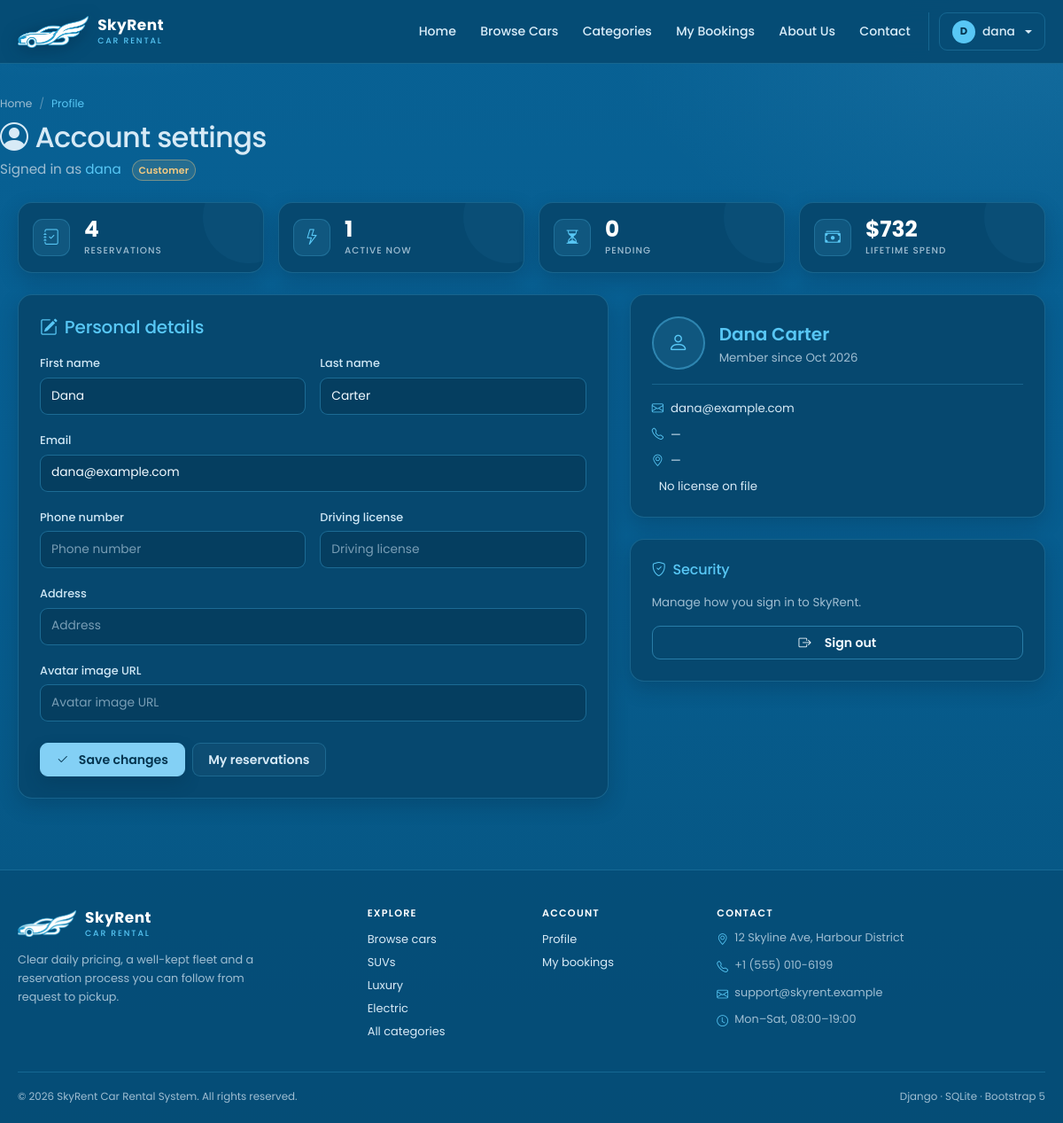
/accounts/profile/ (signed in), run on the app's committed database.
### accounts/models.py (models this page shows, shortened)
class Profile(models.Model):
    ROLE_CUSTOMER = "customer"
    ROLE_MANAGER = "manager"
    ROLE_CHOICES = [
        (ROLE_CUSTOMER, "Customer"),
        (ROLE_MANAGER, "Manager / Admin"),
    ]
    user = models.OneToOneField(
        settings.AUTH_USER_MODEL,
        on_delete=models.CASCADE,
        related_name="profile",
    )
    role = models.CharField(max_length=20, choices=ROLE_CHOICES, default=ROLE_CUSTOMER)
    phone = models.CharField(max_length=30, blank=True)
    address = models.CharField(max_length=255, blank=True)
    license_number = models.CharField(
        max_length=50,
        blank=True,
        help_text="Driving license number (optional)",
    )
    avatar_url = models.URLField(
        blank=True,
        help_text="Optional URL to a profile picture",
    )
    api_user_id = models.CharField(max_length=100, blank=True, null=True)
    created_at = models.DateTimeField(auto_now_add=True)
    class Meta:
        ordering = ["-created_at"]
    @property
    def is_manager(self):
        return (
            self.role == self.ROLE_MANAGER
            or self.user.is_superuser
            or self.user.is_staff
        )
    @property
    def display_name(self):
        full_name = self.user.get_full_name()
        return full_name or self.user.username

### accounts/views.py (the view)
# urls.py: path("profile/", views.profile, name="profile"),
@login_required
def profile(request):
    if request.method == "POST":
        form = ProfileForm(request.POST, instance=request.user.profile, user=request.user)
        if form.is_valid():
            form.save()
            messages.success(request, "Your profile has been updated.")
            return redirect("accounts:profile")
    else:
        form = ProfileForm(instance=request.user.profile, user=request.user)
    reservations = Booking.objects.for_user(request.user)
    stats = {
        "total": reservations.count(),
        "active": reservations.filter(status=Booking.STATUS_ACTIVE).count(),
        "pending": reservations.filter(status=Booking.STATUS_PENDING).count(),
        "completed": reservations.filter(status=Booking.STATUS_COMPLETED).count(),
        "lifetime_value": sum(
            b.total_price for b in reservations.filter(status__in=[Booking.STATUS_ACTIVE, Booking.STATUS_COMPLETED])
        ),
    }
    context = {"form": form, "stats": stats, "profile": request.user.profile}
    return render(request, "accounts/profile.html", context)

### accounts/forms.py (shortened to what this page needs)
class ProfileForm(StyledFormMixin, forms.ModelForm):
    first_name = forms.CharField(max_length=150, required=True, label="First name")
    last_name = forms.CharField(max_length=150, required=True, label="Last name")
    email = forms.EmailField(required=True)
    class Meta:
        model = Profile
        fields = ["phone", "address", "license_number", "avatar_url"]
        labels = {
            "phone": "Phone number",
            "address": "Address",
            "license_number": "Driving license",
            "avatar_url": "Avatar image URL",
        }
    def __init__(self, *args, **kwargs):
        self.user = kwargs.pop("user", None)
        super().__init__(*args, **kwargs)
        if self.user:
            self.fields["first_name"].initial = self.user.first_name
            self.fields["last_name"].initial = self.user.last_name
            self.fields["email"].initial = self.user.email
        self.order_fields(["first_name", "last_name", "email"] + list(self.fields.keys()))

### bookings/models.py (called while the page is built)
    def for_user(self, user):
        return self.filter(user=user)

### templates/accounts/profile.html (shortened to what this page needs)
{% extends "base.html" %}
{% block content %}
<div class="container page-head">
  <nav aria-label="breadcrumb">
    <ol class="breadcrumb">
      <li class="breadcrumb-item"><a href="{% url 'cars:home' %}">Home</a></li>
      <li class="breadcrumb-item active">Profile</li>
    </ol>
  </nav>
  <h1 class="h2 mt-2 mb-1"><i class="bi bi-person-circle me-2"></i>Account settings</h1>
  <p class="text-dim mb-0">Signed in as <span class="text-accent">{{ user.username }}</span>
    {% if profile.is_manager %}<span class="badge badge-active ms-2">Manager</span>{% else %}<span class="badge badge-pending ms-2">Customer</span>{% endif %}
  </p>
</div>
<div class="container pb-4">
  <div class="row g-3 mb-4">
    <div class="col-6 col-lg-3">
      <div class="card stat-card p-3">
        <div class="d-flex align-items-center gap-3">
          <div class="stat-icon"><i class="bi bi-journal-check"></i></div>
          <div>
            <div class="stat-value">{{ stats.total }}</div>
            <div class="stat-label">Reservations</div>
          </div>
        </div>
      </div>
    </div>
    <div class="col-6 col-lg-3">
      <div class="card stat-card p-3">
        <div class="d-flex align-items-center gap-3">
          <div class="stat-icon"><i class="bi bi-lightning"></i></div>
          <div>
            <div class="stat-value">{{ stats.active }}</div>
            <div class="stat-label">Active now</div>
          </div>
        </div>
      </div>
    </div>
    <div class="col-6 col-lg-3">
      <div class="card stat-card p-3">
        <div class="d-flex align-items-center gap-3">
          <div class="stat-icon"><i class="bi bi-hourglass-split"></i></div>
          <div>
            <div class="stat-value">{{ stats.pending }}</div>
            <div class="stat-label">Pending</div>
          </div>
        </div>
      </div>
    </div>
    <div class="col-6 col-lg-3">
      <div class="card stat-card p-3">
        <div class="d-flex align-items-center gap-3">
          <div class="stat-icon"><i class="bi bi-cash-stack"></i></div>
          <div>
            <div class="stat-value">${{ stats.lifetime_value|floatformat:0 }}</div>
            <div class="stat-label">Lifetime spend</div>
          </div>
        </div>
      </div>
    </div>
  </div>
  <div class="row g-4">
    <div class="col-lg-7">
      <div class="card p-4">
        <h2 class="h5 text-accent mb-3"><i class="bi bi-pencil-square me-2"></i>Personal details</h2>
        <form method="post" novalidate>
          <div class="row g-3">
            <div class="col-sm-6">
              <label class="form-label" for="{{ form.first_name.id_for_label }}">First name</label>
              {{ form.first_name }}
            </div>
            <div class="col-sm-6">
              <label class="form-label" for="{{ form.last_name.id_for_label }}">Last name</label>
              {{ form.last_name }}
            </div>
            <div class="col-12">
              <label class="form-label" for="{{ form.email.id_for_label }}">Email</label>
              {{ form.email }}
            </div>
            <div class="col-sm-6">
              <label class="form-label" for="{{ form.phone.id_for_label }}">Phone number</label>
              {{ form.phone }}
            </div>
            <div class="col-sm-6">
              <label class="form-label" for="{{ form.license_number.id_for_label }}">Driving license</label>
              {{ form.license_number }}
            </div>
            <div class="col-12">
              <label class="form-label" for="{{ form.address.id_for_label }}">Address</label>
              {{ form.address }}
            </div>
            <div class="col-12">
              <label class="form-label" for="{{ form.avatar_url.id_for_label }}">Avatar image URL</label>
              {{ form.avatar_url }}
            </div>
          </div>
          <div class="d-flex gap-2 mt-4">
            <button type="submit" class="btn btn-accent"><i class="bi bi-check2 me-1"></i>Save changes</button>
            <a href="{% url 'bookings:my_bookings' %}" class="btn btn-ghost">My reservations</a>
          </div>
        </form>
      </div>
    </div>
    <div class="col-lg-5">
      <div class="card p-4 mb-4">
        <div class="d-flex align-items-center gap-3">
          <div class="auth-avatar">
            <i class="bi bi-person"></i>
          </div>
          <div>
            <div class="fw-semibold text-accent fs-5">{{ profile.display_name }}</div>
            <div class="small text-dim">Member since {{ profile.created_at|date:"M Y" }}</div>
          </div>
        </div>
        <div class="divider my-3"></div>
        <div class="small d-flex flex-column gap-2">
          <span><i class="bi bi-envelope me-2 text-accent"></i>{{ user.email|default:"—" }}</span>
          <span><i class="bi bi-telephone me-2 text-accent"></i>{{ profile.phone|default:"—" }}</span>
          <span><i class="bi bi-geo-alt me-2 text-accent"></i>{{ profile.address|default:"—" }}</span>
          <span>{{ profile.license_number|default:"No license on file" }}</span>
        </div>
      </div>
      <div class="card p-4">
        <h2 class="h6 text-accent mb-3"><i class="bi bi-shield-check me-2"></i>Security</h2>
        <p class="small text-dim mb-3">Manage how you sign in to SkyRent.</p>
        <form method="post" action="{% url 'accounts:logout' %}">
          <button class="btn btn-outline-accent w-100" type="submit">
            <i class="bi bi-box-arrow-right me-2"></i>Sign out
          </button>
        </form>
      </div>
    </div>
  </div>
</div>
{% endblock %}

### templates/base.html (shortened to what this page needs)
{% load static %}
<!DOCTYPE html>
<html lang="en">
<head>
  <link href="https://cdn.jsdelivr.net/npm/bootstrap@5.3.3/dist/css/bootstrap.min.css" rel="stylesheet">
  <link href="https://cdn.jsdelivr.net/npm/bootstrap-icons@1.11.3/font/bootstrap-icons.min.css" rel="stylesheet">
  <link href="{% static 'css/skyrent.css' %}" rel="stylesheet">
</head>
<body>
  <header class="site-header">
    <nav class="navbar navbar-expand-xl" aria-label="Main navigation">
      <div class="container">
        <a class="brand" href="{% url 'cars:home' %}" aria-label="SkyRent Car Rental — home">
          <img class="brand-mark" src="{% static 'img/skyrent-mark.png' %}" alt="" width="80" height="36">
          <span class="brand-text" aria-hidden="true">
            <strong>SkyRent</strong>
            <small>Car Rental</small>
          </span>
        </a>
        <div class="collapse navbar-collapse" id="mainNav">
          <ul class="navbar-nav ms-auto">
            <li class="nav-item">
              <a class="nav-link {% if request.resolver_match.url_name == 'home' %}active{% endif %}"
                 href="{% url 'cars:home' %}"
                 {% if request.resolver_match.url_name == 'home' %}aria-current="page"{% endif %}>Home</a>
            </li>
            <li class="nav-item">
              <a class="nav-link {% if request.resolver_match.app_name == 'cars' and request.resolver_match.url_name != 'home' %}active{% endif %}"
                 href="{% url 'cars:list' %}"
                 {% if request.resolver_match.app_name == 'cars' and request.resolver_match.url_name != 'home' %}aria-current="page"{% endif %}>Browse Cars</a>
            </li>
            <li class="nav-item">
              <a class="nav-link" href="{% url 'cars:home' %}#categories">Categories</a>
            </li>
            <li class="nav-item">
              <a class="nav-link {% if request.resolver_match.app_name == 'bookings' %}active{% endif %}"
                 href="{% if user.is_authenticated %}{% url 'bookings:my_bookings' %}{% else %}{% url 'accounts:login' %}?next={% url 'bookings:my_bookings' %}{% endif %}"
                 {% if request.resolver_match.app_name == 'bookings' %}aria-current="page"{% endif %}>My Bookings</a>
            </li>
            <li class="nav-item">
              <a class="nav-link" href="{% url 'cars:home' %}#about">About Us</a>
            </li>
            <li class="nav-item">
              <a class="nav-link" href="{% url 'cars:home' %}#contact">Contact</a>
            </li>
          </ul>
          <div class="nav-auth">
            {% if user.is_authenticated %}
              <div class="dropdown">
                <button class="btn btn-nav-ghost dropdown-toggle account-toggle" type="button"
                        data-bs-toggle="dropdown" aria-expanded="false" aria-haspopup="true">
                  <span class="account-avatar" aria-hidden="true">{{ user.username|first }}</span>
                  <span class="account-name">{{ user.username }}</span>
                </button>
              </div>
            {% else %}
              <a class="btn-nav-ghost" href="{% url 'accounts:login' %}">Sign In</a>
              <a class="btn-nav-cta" href="{% url 'accounts:register' %}">Register</a>
            {% endif %}
          </div>
        </div>
      </div>
    </nav>
  </header>
  <main id="main-content" tabindex="-1">
    {% block content %}{% endblock %}
  </main>
  <footer class="site-footer" id="contact">
    <div class="container">
      <div class="row g-4">
        <div class="col-lg-4">
          <a class="footer-brand" href="{% url 'cars:home' %}" aria-label="SkyRent Car Rental — home">
            <img src="{% static 'img/skyrent-mark.png' %}" alt="" width="66" height="30">
            <span class="brand-text" aria-hidden="true">
              <strong>SkyRent</strong>
              <small>Car Rental</small>
            </span>
          </a>
          <p class="mb-0 measure-38">
            Clear daily pricing, a well-kept fleet and a reservation process you can
            follow from request to pickup.
          </p>
        </div>
        <div class="col-6 col-lg-2">
          <h6>Explore</h6>
          <a href="{% url 'cars:list' %}">Browse cars</a>
          <a href="{% url 'cars:list' %}?category=SUV">SUVs</a>
          <a href="{% url 'cars:list' %}?category=Luxury">Luxury</a>
          <a href="{% url 'cars:list' %}?category=Electric">Electric</a>
          <a href="{% url 'cars:home' %}#categories">All categories</a>
        </div>
        <div class="col-6 col-lg-2">
          <h6>Account</h6>
          {% if user.is_authenticated %}
            <a href="{% url 'accounts:profile' %}">Profile</a>
            <a href="{% url 'bookings:my_bookings' %}">My bookings</a>
          {% else %}
            <a href="{% url 'accounts:login' %}">Sign in</a>
            <a href="{% url 'accounts:register' %}">Create account</a>
          {% endif %}
        </div>
        <div class="col-lg-4">
          <h6>Contact</h6>
          <div class="d-flex flex-column gap-2">
            <span class="contact-line"><i class="bi bi-geo-alt" aria-hidden="true"></i>12 Skyline Ave, Harbour District</span>
            <span class="contact-line"><i class="bi bi-telephone" aria-hidden="true"></i>+1 (555) 010-6199</span>
            <span class="contact-line"><i class="bi bi-envelope" aria-hidden="true"></i>support@skyrent.example</span>
            <span class="contact-line"><i class="bi bi-clock" aria-hidden="true"></i>Mon–Sat, 08:00–19:00</span>
          </div>
        </div>
      </div>
      <div class="footer-bottom">
        <span>&copy; {% now "Y" %} SkyRent Car Rental System. All rights reserved.</span>
        <span>Django &middot; SQLite &middot; Bootstrap 5</span>
      </div>
    </div>
  </footer>
</body>
</html>

### data on the page
Profile: display_name "Dana Carter", created_at "Oct 2026", phone "—", address "—", license_number "No license on file"

### other printed values
{{ user.username|first }} "D"
{{ user.username }} "dana"
{{ stats.total }} "4"
{{ stats.active }} "1"
{{ stats.pending }} "0"
{{ stats.lifetime_value|floatformat:0 }} "732"
{{ user.email|default:"—" }} "dana@example.com"
